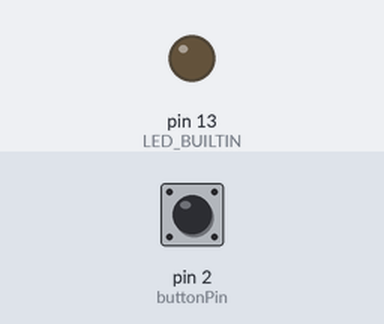
A sketch run on a simulated Arduino Uno, built with avr-gcc and run on an emulated ATmega328P. Shown: output pins drawn as LEDs (lit = HIGH). Inputs (shaded band) come from the test bench; at power-on: pin 2 (buttonPin) HIGH.

Above: at 1.2 s.
1.3 s: pin 2 (buttonPin) pulled LOW for 0.15 s
At 2.1 s:
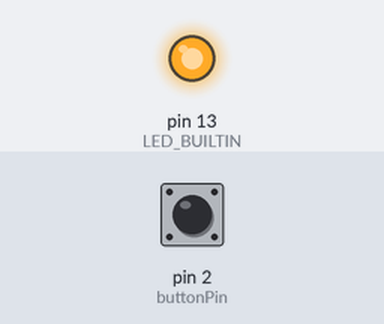
2.9 s: pin 2 (buttonPin) pulled LOW for 1 s
At 5.1 s:
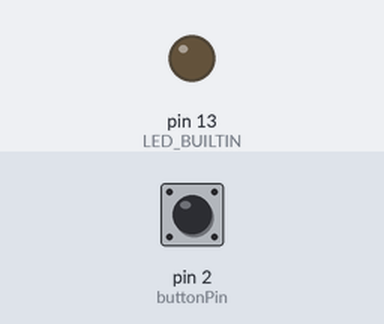
5.4 s: pin 2 (buttonPin) pulled LOW for 3.2 s
At 9.1 s:
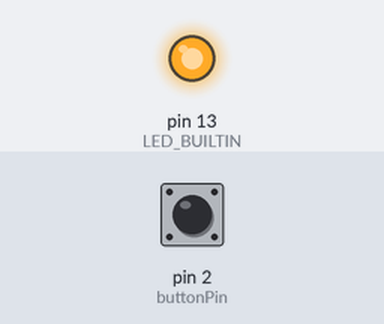
Timing chart, 0 to 10.6 s (numbered marks = the images above; inputs shaded):
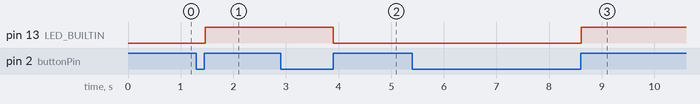

Measured:
- after the input at 1.3 s, pin 13 (LED_BUILTIN): LOW → HIGH after 0.17 s
- after the input at 2.9 s, pin 13 (LED_BUILTIN): HIGH → LOW after 1.0 s
- after the input at 5.4 s, pin 13 (LED_BUILTIN): LOW → HIGH after 3.2 s

The sketch:

sketch_oct08c.ino
```cpp
const int buttonPin = 2;

int buttonState = 1;
int oldButtonState = buttonState;
int ledState = 0;


void setup() {
  // put your setup code here, to run once:
  pinMode(buttonPin, INPUT_PULLUP);
  pinMode(LED_BUILTIN, OUTPUT);
}

void loop() {
  // put your main code here, to run repeatedly:
  buttonState = digitalRead(buttonPin);

  if (buttonState == HIGH && oldButtonState == LOW) {
    ledState = 1 - ledState;
    digitalWrite(LED_BUILTIN, ledState);
  }

  oldButtonState = buttonState;

  delay(30);
}
```
